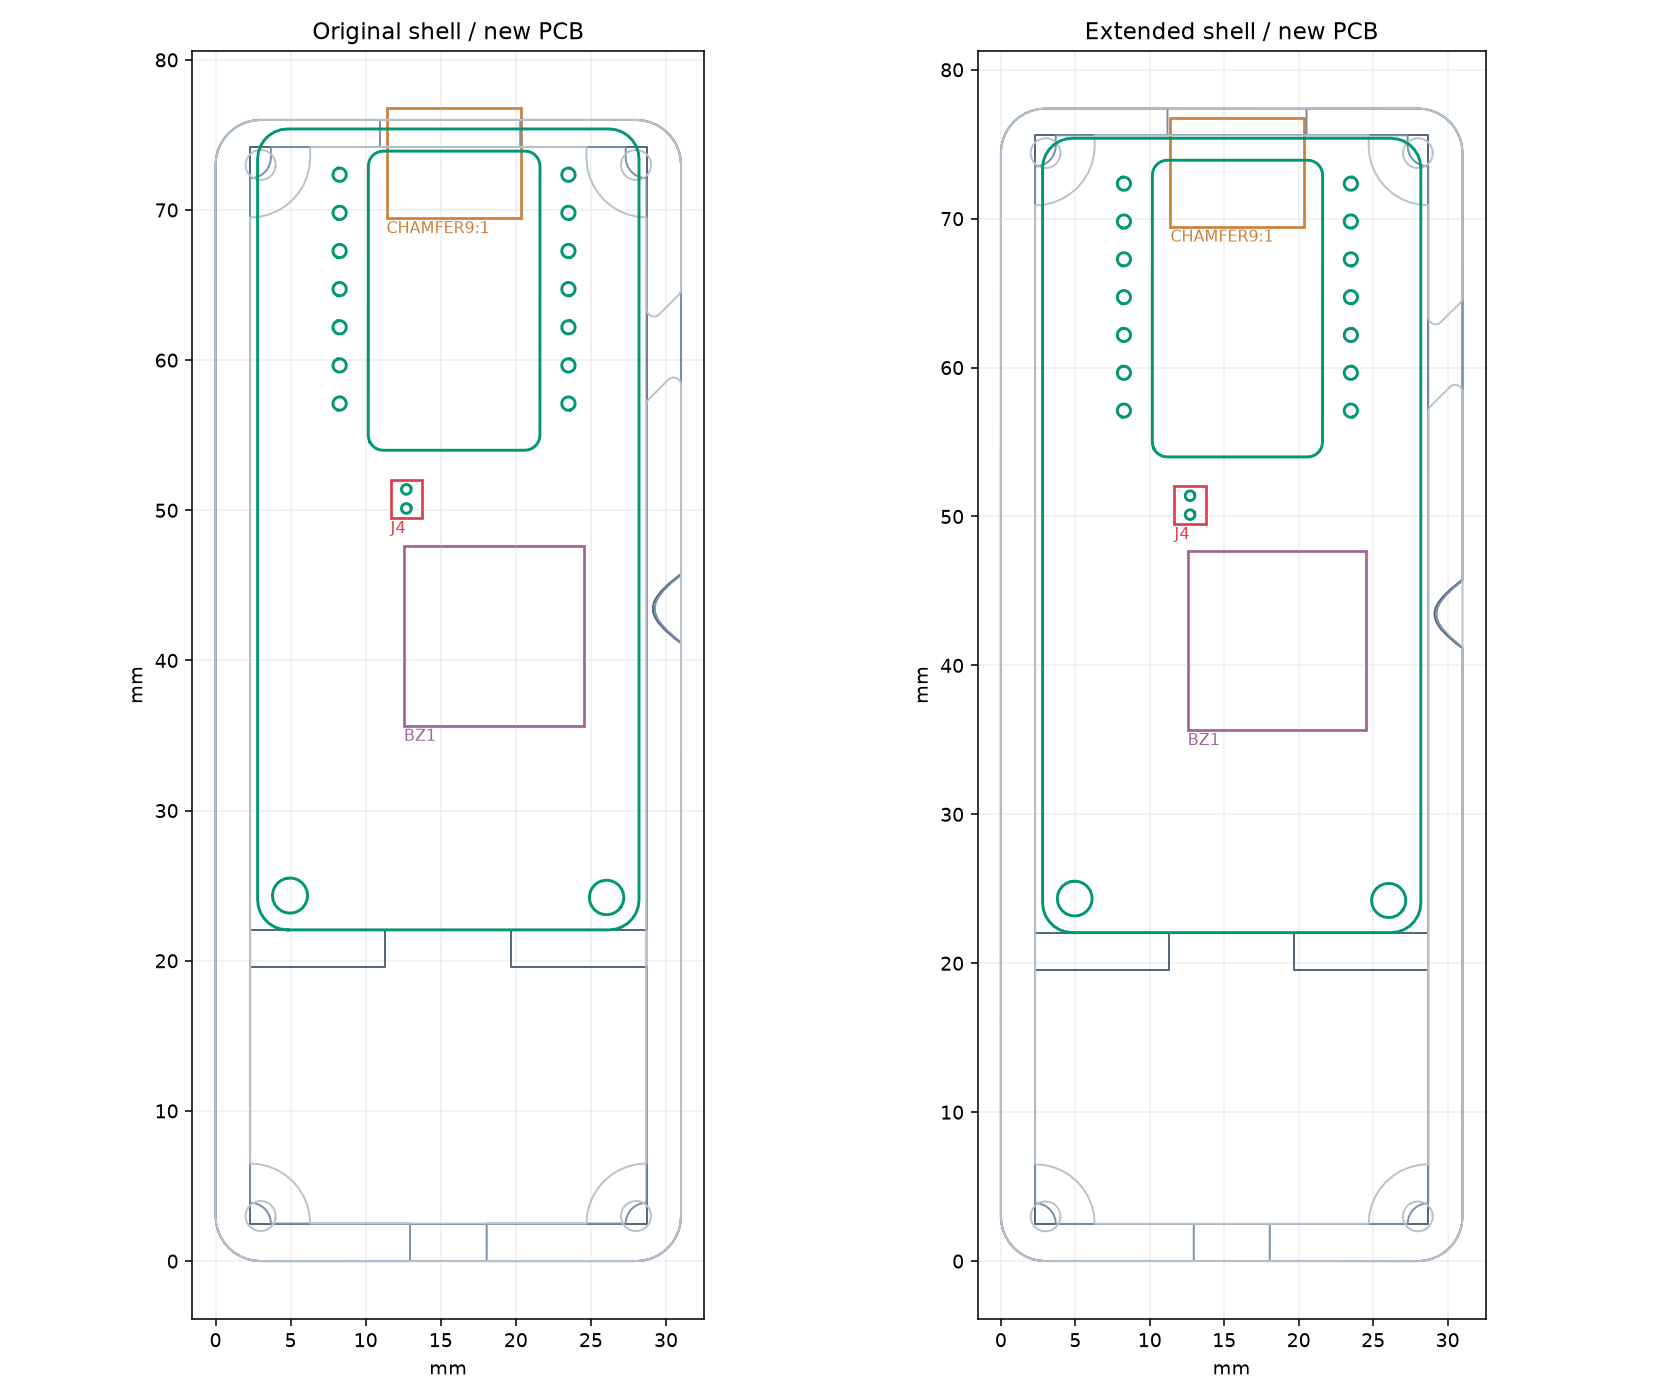

This figure's Python source:
exec(open(__file__.replace('fit_study.py','inspect_meshes.py')).read().split('meshes={}')[0])
from collections import defaultdict
import re
shell=trimesh.load_scene(SW/'BlinkyHawk_V3_Shell.3MF').to_mesh()
scene=trimesh.load_scene(OUT/'new_pcb.glb')
groups=defaultdict(list)
T=np.array([[1000,0,0,-142.742],[0,0,-1000,138.008],[0,1000,0,2.55],[0,0,0,1.]])
for name in scene.graph.nodes_geometry:
    t,g=scene.graph[name]; groups[name.rsplit('_',1)[0]].append(scene.geometry[g].copy().apply_transform(T@t))
meshes={}
for name,parts in groups.items():
    m=trimesh.util.concatenate(parts);m.merge_vertices();m.remove_unreferenced_vertices()
    if m.is_watertight: m.fix_normals(multibody=True)
    meshes[name]=m
new=shell.copy();v=new.vertices.copy();v[v[:,1]>68,1]+=1.397
port=(v[:,1]>75)&(v[:,0]>10.8)&(v[:,0]<20.5)&(v[:,2]>5)&(v[:,2]<9)
v[port,0]+=.23866;v[port,2]+=.186;new.vertices=v
new.export(OUT/'shell_candidate.stl')
print('shell closed',new.is_watertight, 'volume',new.volume,'changed port vertices',int(port.sum()))
summary=[]
for name,m in meshes.items():
    bounds=m.bounds
    row=dict(name=name,bounds=bounds.tolist(),closed=m.is_watertight)
    # A closed bounding box conservatively checks even components with incomplete display meshes.
    bbox=m.bounding_box.to_mesh()
    row['bbox_overlap_old_mm3']=float(trimesh.boolean.intersection([shell,bbox],engine='manifold').volume)
    row['bbox_overlap_new_mm3']=float(trimesh.boolean.intersection([new,bbox],engine='manifold').volume)
    if m.is_volume:
        row['exact_overlap_old_mm3']=float(trimesh.boolean.intersection([shell,m],engine='manifold').volume)
        row['exact_overlap_new_mm3']=float(trimesh.boolean.intersection([new,m],engine='manifold').volume)
    if row['bbox_overlap_old_mm3']>.0001 or row['bbox_overlap_new_mm3']>.0001: print(json.dumps(row))
    summary.append(row)
    m.export(OUT/('pcb_part_'+re.sub(r'[^a-zA-Z0-9_-]','_',name)+'.ply'))
(OUT/'fit_study.json').write_text(json.dumps(summary,indent=2))
fig,axs=plt.subplots(1,2,figsize=(12,10))
for ax,case,title in zip(axs,[shell,new],['Original shell / new PCB','Extended shell / new PCB']):
    for z,color in [(3,'#526578'),(6.9,'#778fa9'),(15,'#b7c2cc')]:
        p=case.section(plane_origin=[0,0,z],plane_normal=[0,0,1])
        for pts in p.discrete: ax.plot(pts[:,0],pts[:,1],color=color,lw=1)
    p=meshes['=>[0:1:1:11]'].section(plane_origin=[0,0,3],plane_normal=[0,0,1])
    for pts in p.discrete:ax.plot(pts[:,0],pts[:,1],color='#019773',lw=1.5)
    for name,color in [('CHAMFER9:1','#cd803b'),('BZ1','#a46298'),('J4','#dd3e4c')]:
        b=meshes[name].bounds; ax.add_patch(plt.Rectangle(b[0,:2],*(b[1,:2]-b[0,:2]),fill=False,color=color,lw=1.4));ax.text(b[0,0],b[0,1]-1,name,fontsize=8,color=color)
    ax.set_aspect('equal');ax.set_title(title);ax.grid(alpha=.2);ax.set_xlabel('mm');ax.set_ylabel('mm')
fig.tight_layout();fig.savefig(OUT/'fit_study.png',dpi=140)
